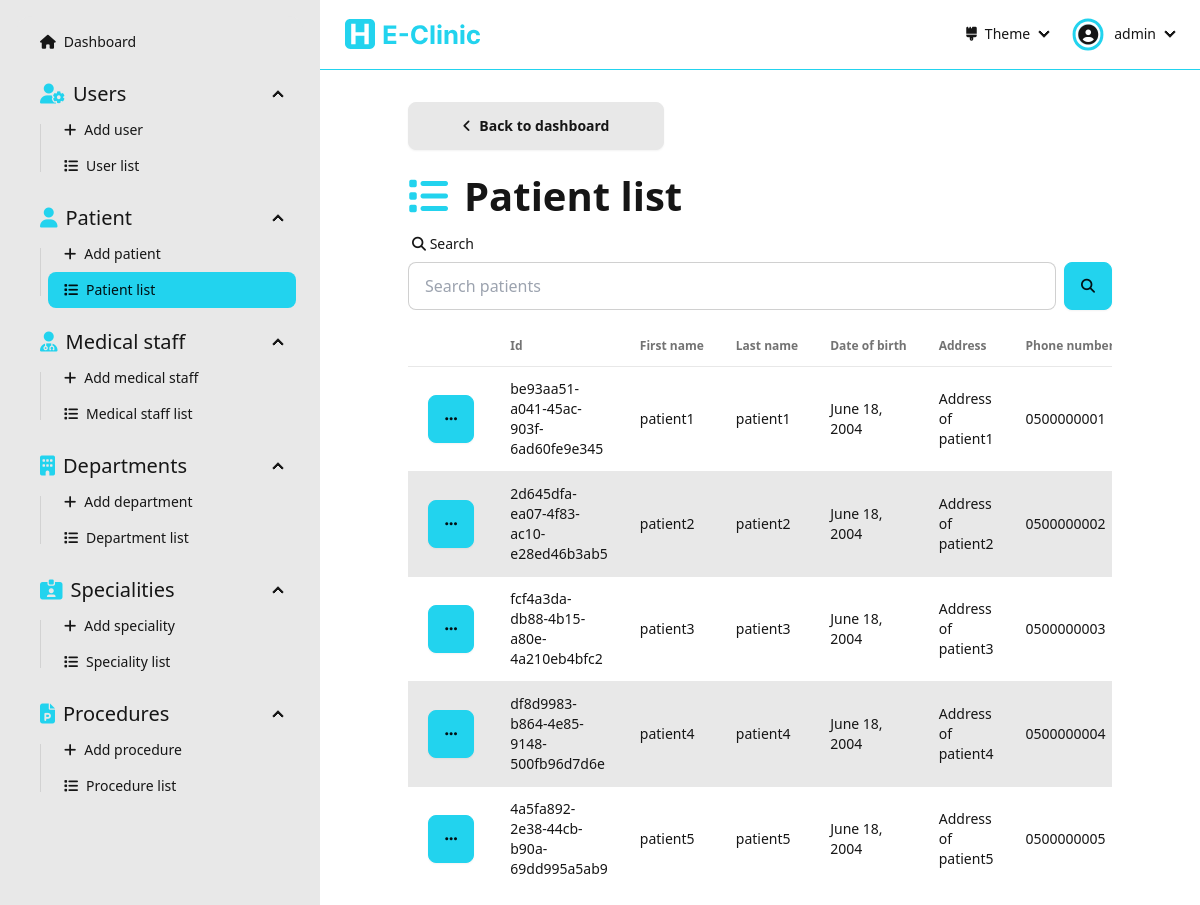
Page /dashboard/patients/ (signed in) on the committed database.
### Dashboard/models.py (models this page shows, shortened)
class Patient(models.Model):
  id = models.UUIDField(primary_key=True, default=uuid.uuid4, editable=False)
  firstName = models.CharField(max_length=256, null=False)
  lastName = models.CharField(max_length=256, null=False)
  dateOfBirth = models.DateField(null=False)
  address = models.CharField(max_length=256, null=False)
  phoneNumber = models.CharField(max_length=20, null=False, unique=True, validators=[RegexValidator(r'^(00213|\+213|0)(5|6|7)\d{8}$')])
  email = models.CharField(max_length=254, null=False, unique=True, validators=[EmailValidator()])
  gender = models.CharField(max_length=10, choices=Genders.choices, null=False)
  createdAt = models.DateTimeField(auto_now_add=True)
  updatedAt = models.DateTimeField(auto_now=True)

### Dashboard/views/patient.py (the view)
# urls.py: path('dashboard/patients/', patient.patientList, name='patient-list'),
@login_required(login_url='sign-in')
def patientList(request: HttpRequest):
  form = SearchForm(request.GET)
  patients = []
  if form.is_valid():
    search = form.cleaned_data['search']
    patients = Patient.objects.filter(
      Q(id__icontains=search) |
      Q(firstName__icontains=search) |
      Q(lastName__icontains=search) |
      Q(dateOfBirth__icontains=search) |
      Q(address__icontains=search) |
      Q(phoneNumber__icontains=search) |
      Q(email__icontains=search) |
      Q(gender__icontains=search) |
      Q(updatedAt__icontains=search) |
      Q(createdAt__icontains=search)
    )
  else:
    patients = Patient.objects.all()
  context = { 'patients': patients, 'form': form }
  return render(request, 'pages/patient/patient-list.html', context=context)

### Dashboard/forms.py
class SearchForm(forms.Form):
  search  = forms.CharField(required=False)

### Dashboard/templates/pages/patient/patient-list.html (shortened to what this page needs)
{% extends "layouts/dashboard.html" %}
{% load static %}
{% load widget_tweaks %}
{% block dashboard_content %}
  <div class="flex flex-1 flex-col items-center pb-[5rem]">
    <div class="flex flex-1 flex-col max-w-[90%] lg:max-w-[80%] justify-start w-full">
      <div class="flex mb-[1rem]">
        <a class="btn btn-wide" href="{% url "dashboard" %}"><i class="fas fa-angle-left"></i>Back to dashboard</a>
      </div>
      <div class="text-[30pt] font-bold"><i class="fas fa-list text-primary mr-[1rem]"></i>Patient list</div>
      <form action="" method="get" class="mb-[1rem]">
        <label class="form-control w-full">
          <div class="label">
            <span class="label-text"><i class="fas fa-search"></i> Search</span>
          </div>
          <div class="flex">
            {% render_field form.search placeholder="Search patients" type="text" class+="input input-bordered w-full" %}
            <button class="btn btn-primary ml-[0.5rem]"><i class="fas fa-search"></i></button>
          </div>
        </label>
      </form>
      {% if patients.count > 0 %}
      <div class="overflow-x-auto flex-1 flex items-start">
        <table class="table table-pin-rows table-pin-cols table-zebra">
          <thead>
            <tr>
              <td></td>
              <td>Id</td>
              <td>First name</td>
              <td>Last name</td>
              <td>Date of birth</td>
              <td>Address</td>
              <td>Phone number</td>
            </tr>
          </thead>
          <tbody>
            {% for patient in patients %}
              <tr>
                <td>
                  <div class="dropdown">
                    <div tabindex="0" role="button" class="btn btn-primary m-1"><i class="fas fa-ellipsis"></i></div>
                  </div>
                </td>
                <td>{{patient.id}}</td>
                <td>{{patient.firstName}}</td>
                <td>{{patient.lastName}}</td>
                <td>{{patient.dateOfBirth}}</td>
                <td>{{patient.address}}</td>
                <td>{{patient.phoneNumber}}</td>
              </tr>
            {% endfor %}
          </tbody>
        </table>
      </div>
      {% else %}
        <div class="flex flex-1 flex-col justify-center items-center h-full w-full">
          <img class="h-[30%]" src="{% static "assets/empty-list.svg" %}" alt="empty-list">
          <div class="text-[20pt]">The list is empty</div>
        </div>
      {% endif %}
    </div>
  </div>
{% endblock dashboard_content %}

### Dashboard/templates/components/navbar-dashboard.html (shortened to what this page needs)
{% load static %}
<div class="navbar bg-base-100 border-b-primary border-b-[1px] mb-[2rem] sticky top-0 z-40">
  <div class="flex-1">
    <a class="btn btn-ghost hidden md:flex" href="/dashboard">
      <img class="h-full py-[0.5rem]" src="{% static "assets/e-clinic-logo-name.svg" %}" alt="e-clinic logo">
    </a>
  </div>
  <div class="flex-none">
    <ul class="menu menu-horizontal px-1">
      <li>
        <details>
          <summary>
            <i class="fas fa-brush"></i> Theme
          </summary>
        </details>
      </li>
      <li>
        <details>
          <summary>
            <div class="rounded-full mr-[0.5rem] ring ring-primary ring-offset-base-100 ring-offset-[0.15rem] flex justify-center items-center pt-[0.05rem]">
              <i class="fas fa-user-circle text-[15pt]"></i>
            </div>
            {{user}}
          </summary>
        </details>
      </li>
    </ul>
  </div>
</div>

### rows in the picture
Patient: id "be93aa51-a041-45ac-903f-6ad60fe9e345", firstName "patient1", lastName "patient1", dateOfBirth "June 18, 2004", address "Address of patient1", phoneNumber "0500000001"
Patient: id "2d645dfa-ea07-4f83-ac10-e28ed46b3ab5", firstName "patient2", lastName "patient2", dateOfBirth "June 18, 2004", address "Address of patient2", phoneNumber "0500000002"
Patient: id "fcf4a3da-db88-4b15-a80e-4a210eb4bfc2", firstName "patient3", lastName "patient3", dateOfBirth "June 18, 2004", address "Address of patient3", phoneNumber "0500000003"
Patient: id "df8d9983-b864-4e85-9148-500fb96d7d6e", firstName "patient4", lastName "patient4", dateOfBirth "June 18, 2004", address "Address of patient4", phoneNumber "0500000004"
Patient: id "4a5fa892-2e38-44cb-b90a-69dd995a5ab9", firstName "patient5", lastName "patient5", dateOfBirth "June 18, 2004", address "Address of patient5", phoneNumber "0500000005"

### other values in the picture
{{ user }} "admin"
